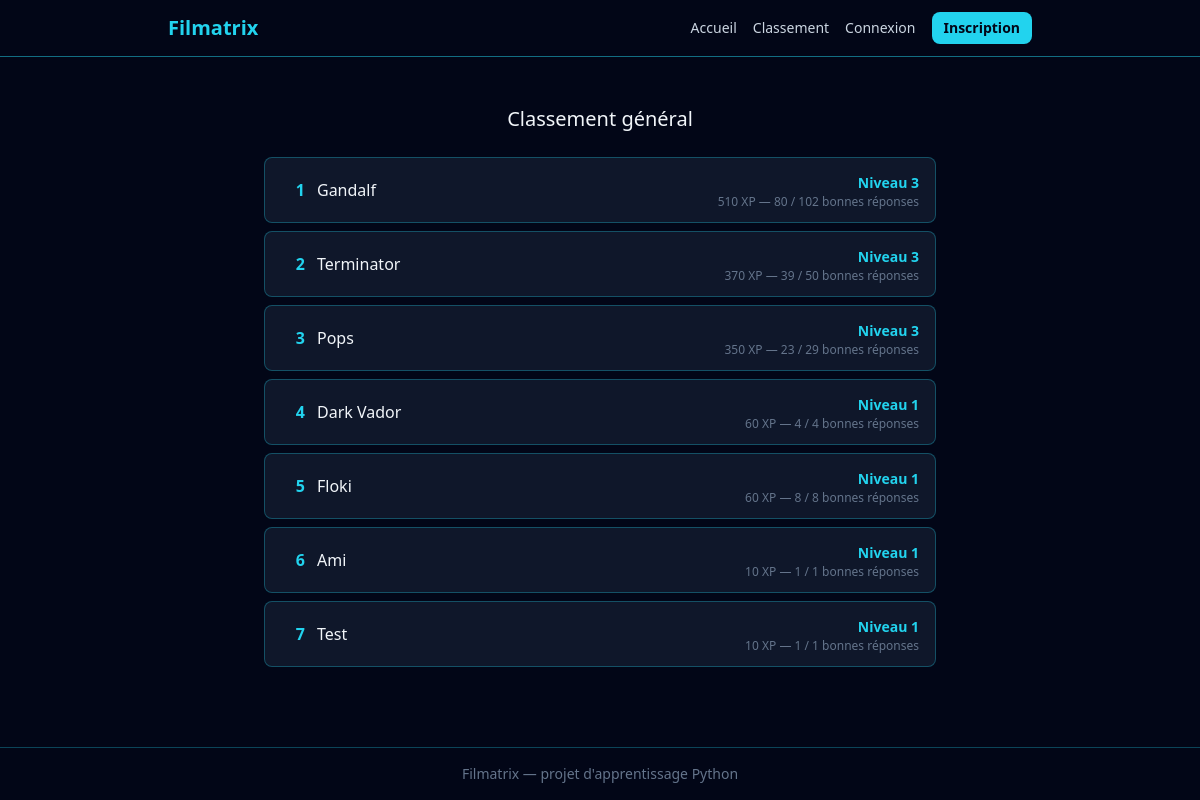
Page /classement on the committed database.
### src/models.py (models this page shows, shortened)
class User(db.Model, UserMixin):
    __tablename__ = "users"
    id = db.Column(db.Integer, primary_key=True)
    username = db.Column(db.String(50), unique=True, nullable=False)
    email = db.Column(db.String(120), unique=True, nullable=False)
    password_hash = db.Column(db.String(255), nullable=False)
    total_xp = db.Column(db.Integer, nullable=False, default=0)
    coins = db.Column(db.Integer, nullable=False, default=0)
    equipped_title = db.Column(db.String(50), nullable=True)
    is_admin = db.Column(db.Boolean, nullable=False, default=False)
    avatar = db.Column(db.String(10), nullable=True)
    bio = db.Column(db.String(280), nullable=True)

### app.py (the view)
    @app.route("/classement")
    def leaderboard() -> str:
        results = (
                db.session.query(
                    User.id,
                    User.username,
                    User.total_xp,
                    func.count(Attempt.id).label("total"),
                    func.sum(db.case((Attempt.is_correct, 1), else_=0)).label("correct"),
                )
                .join(Attempt, Attempt.user_id == User.id)
                .group_by(User.id)
                .order_by(User.total_xp.desc())
                .all()
            )
        leaderboard_entries = []
        for result in results:
            level_info = calculate_level(result.total_xp)
            friendship_status = None
            if current_user.is_authenticated and current_user.id != result.id:
                friendship = get_friendship_between(current_user.id, result.id)
                if friendship is not None:
                    friendship_status = friendship.status
            leaderboard_entries.append(
                    {
                        "user_id": result.id,
                        "username": result.username,
                        "total_xp": result.total_xp,
                        "level": level_info["level"],
                        "total": result.total,
                        "correct": result.correct,
                        "friendship_status": friendship_status,
                        }
                )
        return render_template("classement.html", results=leaderboard_entries)

### app.py (called while the page is built)
def calculate_level(total_xp: int) -> dict:
        level = 1
        xp_for_next_level = 100
        xp_already_spent = 0
        while total_xp - xp_already_spent >= xp_for_next_level:
            xp_already_spent += xp_for_next_level
            level += 1
            xp_for_next_level = 100 * level
        xp_in_current_level = total_xp - xp_already_spent
        return {
            "level": level,
            "xp_in_current_level": xp_in_current_level,
            "xp_for_next_level": xp_for_next_level,
            }

### templates/classement.html (shortened to what this page needs)
{% extends "base.html" %}
{% block content %}
<div class="max-w-2xl mx-auto mt-8">
    <h2 class="text-xl mb-6 text-center">Classement général</h2>
    {% if results %}
    <div class="flex flex-col gap-2">
        {% for result in results %}
        <div class="flex items-center justify-between bg-slate-900 border border-cyan-400/30 rounded-lg px-4 py-3">
            <div class="flex items-center gap-3">
                <span class="text-cyan-400 font-bold w-6 text-right">{{ loop.index }}</span>
                <span>{{ result.username }}</span>
            </div>
            <div class="text-right flex items-center gap-3">
                <div>
                    <span class="text-cyan-400 font-bold text-sm">Niveau {{ result.level }}</span>
                    <p class="text-slate-500 text-xs">{{ result.total_xp }} XP — {{ result.correct }} / {{ result.total }} bonnes réponses</p>
                </div>
            </div>
        </div>
        {% endfor %}
    </div>
    {% else %}
    <p class="text-slate-500 text-center">Aucune partie jouée pour le moment.</p>
    {% endif %}
</div>
{% endblock %}

### rows in the picture
User: username "Gandalf", level "3", total_xp "510", correct "80", total "102"
User: username "Terminator", level "3", total_xp "370", correct "39", total "50"
User: username "Pops", level "3", total_xp "350", correct "23", total "29"
User: username "Dark Vador", level "1", total_xp "60", correct "4", total "4"
User: username "Floki", level "1", total_xp "60", correct "8", total "8"
User: username "Ami", level "1", total_xp "10", correct "1", total "1"
User: username "Test", level "1", total_xp "10", correct "1", total "1"
